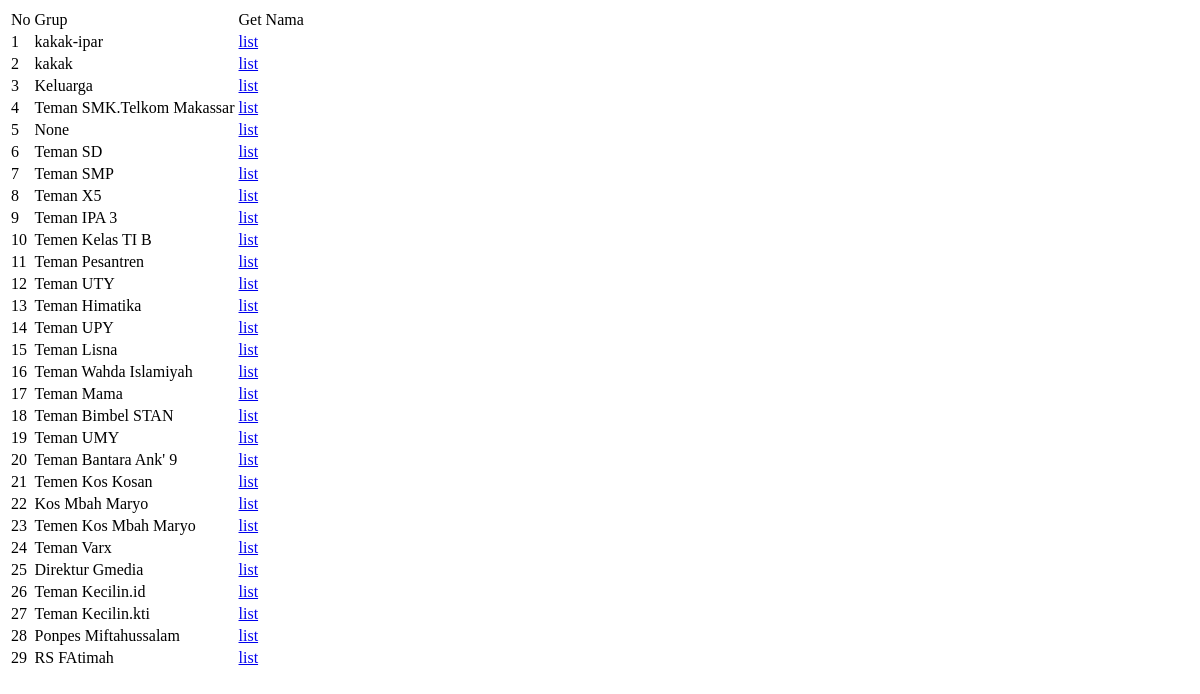
The page /list/ on the database as committed earlier.
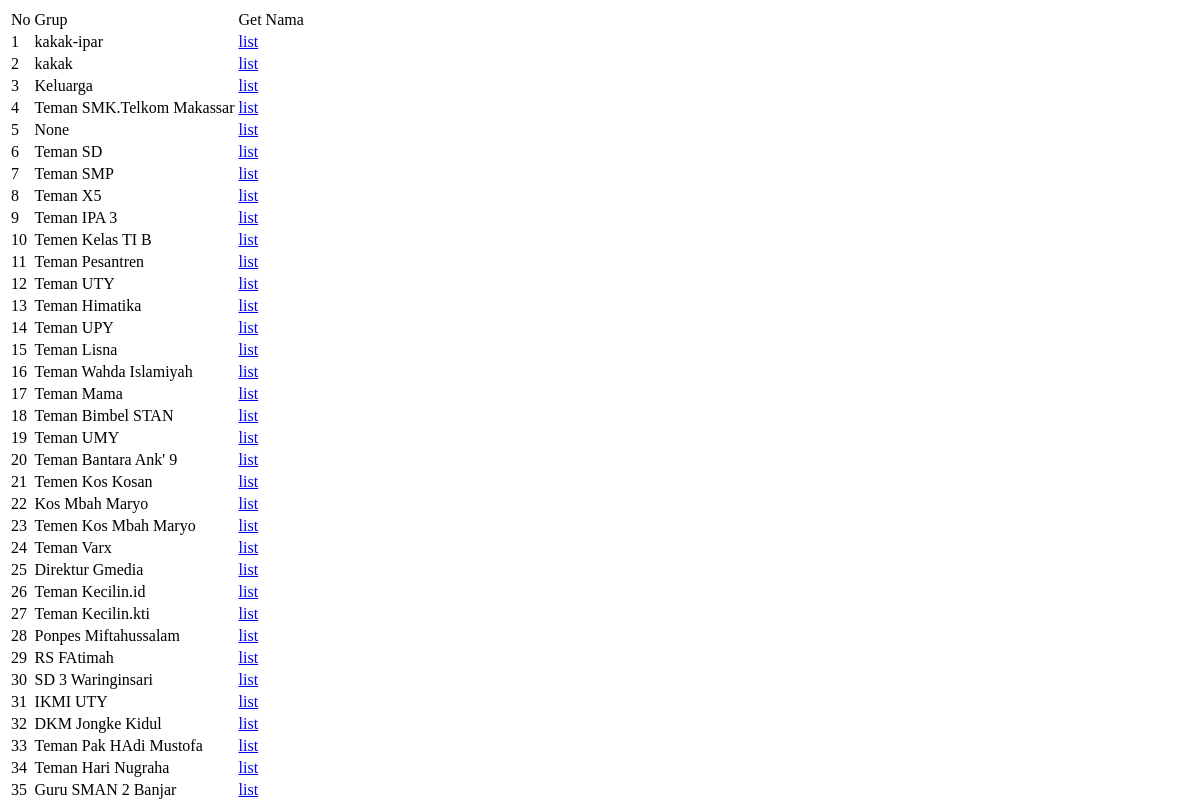
The same page on the database as committed later.
### app_undangan/models.py (models this page shows, shortened)
class TamuUndangan(models.Model):
	nama = models.CharField(max_length=200, null=True, blank=True, unique=True)
	keterangan = models.CharField(max_length=200, null=True, blank=True)
	created_at = models.DateTimeField(auto_now_add=True)
	updated_at = models.DateTimeField(auto_now=True)

### app_undangan/views.py (the view)
# urls.py: path('list/', list_grup),
def list_grup(request):
    tamu_undangan = TamuUndangan.objects.all()
    grups = []
    for data in tamu_undangan:
        if data.keterangan not in grups:
            grups.append(data.keterangan)
    context = {
        'title' : 'Beranda',
        'SubJudul' : '',
        'content'   : "",
        'grups'     : grups
        }
    print(grups)
    return render(request, 'list_grup.html', context)

### templates/list_grup.html (shortened to what this page needs)
<!DOCTYPE html>
<html>
<head>
</head>
<body>
	<table>
		<tr>
			<td>No</td>
			<td>Grup</td>
			<td>Get Nama</td>
		</tr>
		{% for grup in grups %}
         <tr>
         	<td>{{forloop.counter}}</td>
            <td>{{grup}}</td>
            <td><a href="/list/{{grup}}" target="blank">list</a></td>
         </tr>
        {% endfor %}
	</table>
</body>
</html>

Rows that differ between the two databases and show on the page:
added TamuUndangan: grups "SD 3 Waringinsari"
added TamuUndangan: grups "IKMI UTY"
added TamuUndangan: grups "DKM Jongke Kidul"
added TamuUndangan: grups "Teman Pak HAdi Mustofa"
added TamuUndangan: grups "Teman Hari Nugraha"
added TamuUndangan: grups "Guru SMAN 2 Banjar"
Other text that changed with them:
new list line: "30 list"
new list line: "31 list"
new list line: "32 list"
new list line: "33 list"
new list line: "34 list"
new list line: "35 list"
